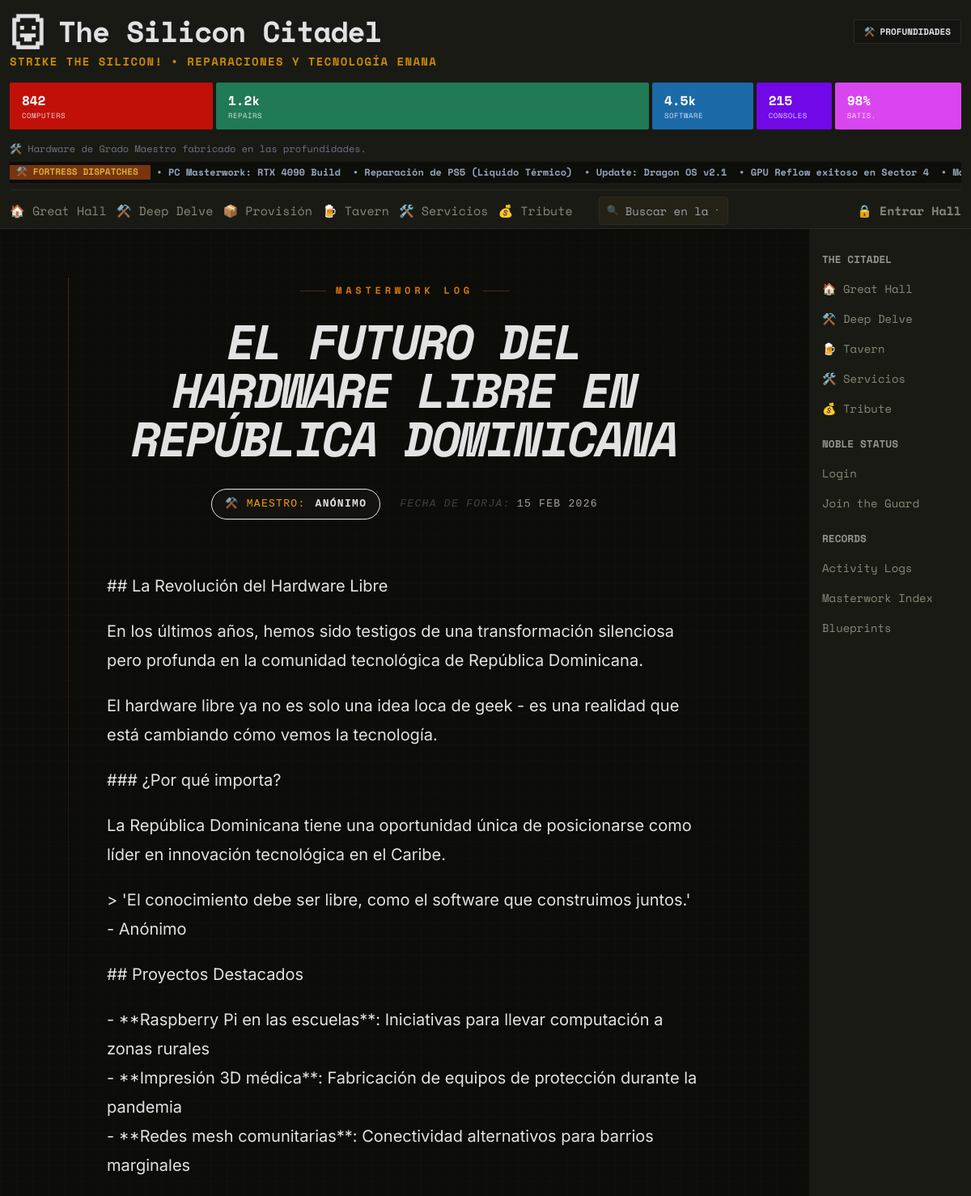
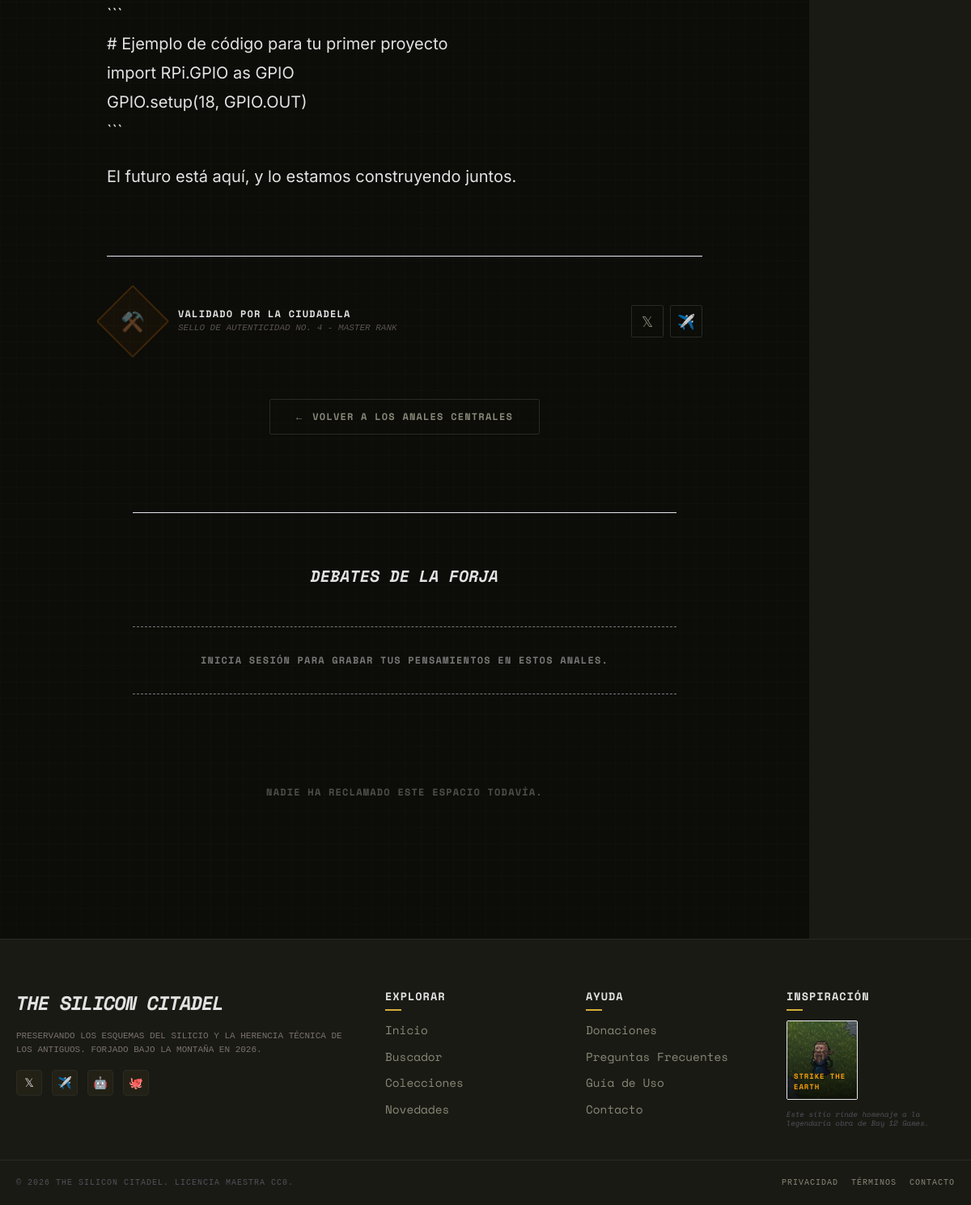
Page /blog/el-futuro-del-hardware-libre-en-republica-dominicana/ on the committed database (2 pictures, top to bottom).
### core/models.py (models this page shows, shortened)
class BlogPost(models.Model):
    title = models.CharField(max_length=200)
    slug = models.SlugField(unique=True, blank=True)
    author = models.CharField(max_length=100, default="Admin")
    short_description = models.CharField(max_length=300, null=True, blank=True, help_text="Descripción corta para listas (máx 300 caracteres)")
    content = models.TextField()
    image = models.ImageField(upload_to="blog_thumbs/", null=True, blank=True)
    image_url = models.URLField(max_length=500, null=True, blank=True, help_text="URL de imagen externa")
    date = models.DateField()
    created_at = models.DateTimeField(auto_now_add=True)
    class Meta:
        verbose_name = "Entrada de Blog"
        verbose_name_plural = "Entradas de Blog"

### core/views.py (the view, shortened to what this page needs)
# urls.py: path("blog/<slug:slug>/", views.blog_detail, name="blog_detail"),   # Detalle blog
def blog_detail(request, slug):
    post = get_object_or_404(BlogPost, slug=slug)
    user_bookmarks = []
    can_edit = False
    can_delete = False
    comments = post.comments.all().select_related("user")
    return render(
        request,
        "blog_detail.html",
        {"post": post, "user_bookmarks": user_bookmarks, "comments": comments, "can_edit": can_edit, "can_delete": can_delete},
    )

### templates/blog_detail.html (shortened to what this page needs)
{% extends "layout.html" %}
{% load static %}
{% block body %}
<div class="max-w-3xl mx-auto py-12 px-4">
    <article class="relative">
        <header class="text-center mb-16">
            <div class="inline-flex items-center justify-center gap-3 text-[12px] font-black text-amber-600 uppercase tracking-[0.4em] mb-6">
                <span class="h-px w-8 bg-amber-600/30"></span>
                Masterwork Log
                <span class="h-px w-8 bg-amber-600/30"></span>
            </div>
            <h1 class="text-5xl md:text-6xl font-black text-main uppercase tracking-tighter italic leading-none mb-8" style="color: var(--text-main);">
                {{ post.title }}
            </h1>
            <div class="flex flex-wrap items-center justify-center gap-6 text-[13px] font-mono text-stone-500 uppercase tracking-widest">
                <div class="flex items-center gap-3 py-2 px-4 bg-stone-900/50 rounded-full border border-border-color">
                    <span class="text-amber-500">⚒️ Maestro:</span>
                    <span class="text-main font-black" style="color: var(--text-main);">{{ post.author }}</span>
                </div>
                <div class="flex items-center gap-2">
                    <span class="text-stone-700 italic">Fecha de Forja:</span>
                    <span class="text-stone-400">{{ post.date|date:"d M Y" }}</span>
                </div>
            </div>
        </header>
        <section class="prose prose-invert max-w-none mb-20">
            <div id="blog-content" class="text-main leading-[1.8] space-y-8 content-display" style="color: var(--text-main); font-size: 1.25rem; font-family: 'Inter', sans-serif;">
                {{ post.content|linebreaks }}
            </div>
        </section>
        <footer class="border-t border-border-color pt-12">
            <div class="flex flex-col md:flex-row items-center justify-between gap-8">
                <div class="flex items-center gap-6">
                    <div class="w-16 h-16 rounded-sm border-2 border-amber-600/20 rotate-45 flex items-center justify-center bg-amber-600/5 group">
                        <span class="text-2xl -rotate-45 opacity-50 group-hover:opacity-100 transition-opacity">⚒️</span>
                    </div>
                    <div>
                        <h4 class="text-[12px] font-black text-main uppercase tracking-widest" style="color: var(--text-main);">Validado por la Ciudadela</h4>
                        <p class="text-[11px] text-stone-600 font-mono italic uppercase">Sello de autenticidad No. {{ post.id }} - Master Rank</p>
                    </div>
                </div>
                <div class="flex items-center gap-6">
                    <div class="flex gap-2">
                        <a href="#" class="w-10 h-10 flex items-center justify-center border border-border-color text-muted transition-all no-underline text-lg rounded-sm" style="border-color: var(--border-color); color: var(--text-muted); background-color: transparent;" onmouseover="this.style.backgroundColor='var(--hover-bg)'; this.style.color='var(--text-main)'" onmouseout="this.style.backgroundColor='transparent'; this.style.color='var(--text-muted)'">𝕏</a>
                        <a href="#" class="w-10 h-10 flex items-center justify-center border border-border-color text-muted transition-all no-underline text-lg rounded-sm" style="border-color: var(--border-color); color: var(--text-muted); background-color: transparent;" onmouseover="this.style.backgroundColor='var(--hover-bg)'; this.style.color='var(--text-main)'" onmouseout="this.style.backgroundColor='transparent'; this.style.color='var(--text-muted)'">✈️</a>
                    </div>
                </div>
            </div>
            <div class="mt-16 flex justify-center">
                <a href="{% url 'index' %}" class="px-8 py-3 border border-border-color text-muted transition-all shadow-sm text-[12px] font-black uppercase tracking-widest rounded-sm no-underline flex items-center gap-3" style="border-color: var(--border-color); color: var(--text-muted); background-color: transparent;" onmouseover="this.style.backgroundColor='var(--hover-bg)'; this.style.color='var(--text-main)'" onmouseout="this.style.backgroundColor='transparent'; this.style.color='var(--text-muted)'">
                    <span>←</span> Volver a los Anales Centrales
                </a>
            </div>
        </footer>
        <div class="mt-24 pt-16 border-t border-border-color max-w-2xl mx-auto">
            <h3 class="text-xl font-black text-main uppercase italic mb-12 text-center" style="color: var(--text-main);">
                Debates de la Forja
            </h3>
            <div class="mb-16">
            {% if user.is_authenticated %}
            <div class="mb-16">
                <form action="{% url 'add_comment' %}" method="post" class="flex flex-col gap-4">
                    {% csrf_token %}
                    <input type="hidden" name="item_type" value="blog">
                    <input type="hidden" name="item_id" value="{{ post.id }}">
                    <textarea name="content" required placeholder="¿Qué sabiduría compartirás hoy?" class="w-full bg-stone-900/10 border border-border-color p-4 rounded-sm text-main placeholder-stone-600 font-mono text-sm resize-none h-32 focus:border-amber-600 outline-none transition-all" style="color: var(--text-main);"></textarea>
                    <button type="submit" class="w-full py-4 bg-amber-700 hover:bg-amber-600 text-black text-[12px] font-black uppercase tracking-widest transition-all rounded-sm">
                        GRABAR EN LOS ANALES
                    </button>
                </form>
            </div>
            {% else %}
            <div class="mb-16 py-8 text-center border-y border-dashed border-border-color opacity-50">
                <p class="text-[12px] font-black uppercase tracking-widest">
                    Inicia sesión para grabar tus pensamientos en estos anales.
                </p>
            </div>
            {% endif %}
            <div class="space-y-12">
                {% for comment in comments %}
                <div class="relative pl-8 border-l {% if comment.user.is_staff %}border-amber-600{% else %}border-stone-700{% endif %}">
                    <div class="absolute -left-[5px] top-0 w-2 h-2 {% if comment.user.is_staff %}bg-amber-600{% else %}bg-stone-700{% endif %} rounded-full"></div>
                    <div class="flex items-center gap-3 mb-4">
                        <span class="text-xs font-black {% if comment.user.is_staff %}text-amber-500{% else %}text-main{% endif %} uppercase tracking-widest" {% if not comment.user.is_staff %}style="color: var(--text-main);"{% endif %}>
                            {{ comment.user.username }}
                        </span>
                        {% if comment.user.is_staff %}
                        <span class="px-1.5 py-0.5 border border-amber-600 text-[10px] font-black text-amber-600 rounded-sm">MAESTRO</span>
                        {% endif %}
                    </div>
                    <p class="text-base text-muted leading-relaxed" style="color: var(--text-muted);">
                        {{ comment.content }}
                    </p>
                    <div class="mt-4 flex gap-6 items-center italic text-[12px] text-stone-600">
                        <span>Registro: {{ comment.created_at|date:"d/m/Y - H:i" }}</span>
                        {% if user.is_authenticated and user != comment.user %}
                        <button onclick="toggleReport({{ comment.id }})" class="hover:text-red-500">Reportar</button>
                        <div id="report-{{ comment.id }}" class="hidden mt-2 p-3 bg-black/40 rounded border border-border-color">
                            <form action="{% url 'create_report' %}" method="post" class="flex gap-2">
                                {% csrf_token %}
                                <input type="hidden" name="comment_id" value="{{ comment.id }}">
                                <select name="report_type" class="text-xs p-1 bg-black/60 border border-border-color rounded text-main">
                                    <option value="spam">Spam</option>
                                    <option value="inappropriate">Inapropiado</option>
                                    <option value="harassment">Acoso</option>
                                    <option value="other">Otro</option>
                                </select>
                                <input type="text" name="content" placeholder="Motivo..." class="text-xs p-1 bg-black/60 border border-border-color rounded text-main flex-1" required>
                                <button type="submit" class="text-[10px] bg-red-700 text-white px-2 py-1 rounded uppercase">Enviar</button>
                            </form>
                        </div>
                        {% endif %}
                    </div>
                </div>
                {% empty %}
                <div class="py-12 text-center opacity-30">
                    <p class="text-[12px] font-black uppercase tracking-widest">Nadie ha reclamado este espacio todavía.</p>
                </div>
                {% endfor %}
            </div>
        </div>
    </article>
</div>
{% endblock %}

### static/css/style.css (style rules this page uses)
:root { --header-link-spacing: 12px; --bg-color: #0c0c09; --card-bg: #141411; --header-bg: #1a1a15; --text-main: #e2e2e2; --text-muted: #888877; --accent-primary: #d4af37; --accent-magma: #ff4500; --accent-iron: #71717a; --border-color: #2a2a24; --link-color: #d4af37; --btn-bg: #d4af37; --btn-hover: #f59e0b; --alert-bg: rgba(212, 175, 55, 0.05); --alert-border: rgba(212, 175, 55, 0.3); --alert-text: #fde68a; --marquee-bg: #0d0d0a; --marquee-text: #94a3b8; --marquee-hover: #fbbf24; --hover-bg: rgba(212, 175, 55, 0.05); --transition-speed: 0.2s; }
body { font-family: 'Space Mono', monospace; font-size: 15px; background-color: var(--bg-color); color: var(--text-main); margin: 0; min-height: 100vh; display: flex; flex-direction: column; transition: background-color var(--transition-speed), color var(--transition-speed); background-image: linear-gradient(rgba(212, 175, 55, 0.02) 1px, transparent 1px), linear-gradient(90deg, rgba(212, 175, 55, 0.02) 1px, transparent 1px); background-size: 20px 20px; }

### templates/blog_detail.html (style rules this page uses)
#blog-content p { margin: 1em 0; line-height: 1.8; }
article .prose p { margin-bottom: 2rem; }

### rows in the picture
BlogPost: title "EL FUTURO DEL HARDWARE LIBRE EN REPÚBLICA DOMINICANA", author "ANÓNIMO", date "15 FEB 2026", content "## La Revolución del Hardware Libre En los últimos años, hemos sido testigos de una transformación silenciosa pero profunda en la comunidad tecnológica de República Dominicana. El hardware libre ya no es solo una idea loca de geek - es una realidad que está cambiando cómo vemos la tecnología. ### ¿Por qué importa? La República Dominicana tiene una oportunidad única de posicionarse como líder en innovación tecnológica en el Caribe. > 'El conocimiento debe ser libre, como el software que construimos juntos.' - Anónimo ## Proyectos Destacados - **Raspberry Pi en las escuelas**: Iniciativas para llevar computación a zonas rurales - **Impresión 3D médica**: Fabricación de equipos de protección…", id "4"
